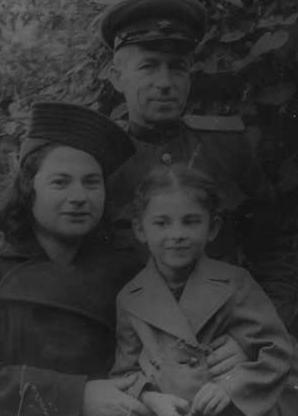
#> input picture Lab 2/wartime.jpg, 298 x 416 px
$ jupyter execute --allow-errors Task1.ipynb
#> lines starting #> are read from the running program, lines starting #| are printed output that depends on the picture
[cell 1]
import cv2
from matplotlib import pyplot as plt

original = cv2.imread("wartime.jpg", 0)
#> original is the input picture: shape (416, 298); min 14, max 122, mean 49.9

originalvalues = original.ravel()

plt.subplot(1,2,1)
#> (the rest of this cell did not finish here and is left out)

[cell 2]
plt.subplot(1,2,1)
plt.imshow(original, cmap="gray")

equalized = cv2.equalizeHist(original)
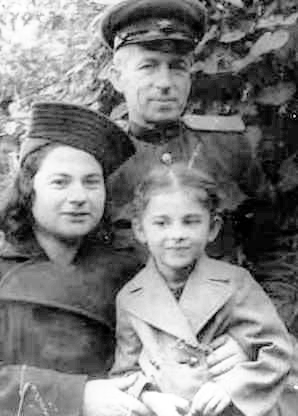
#> equalized: shape (416, 298); min 0, max 255, mean 129.5

plt.subplot(1,2,2)
plt.imshow(equalized, cmap="gray");
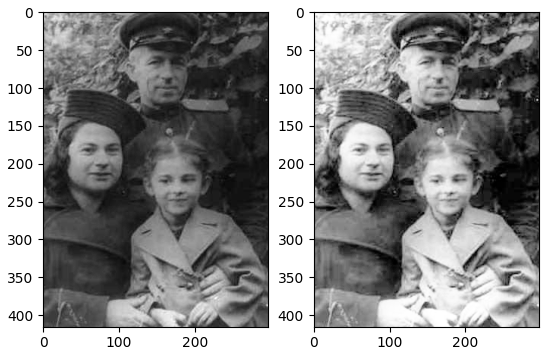
#> figure drawn by matplotlib, 2 panels
